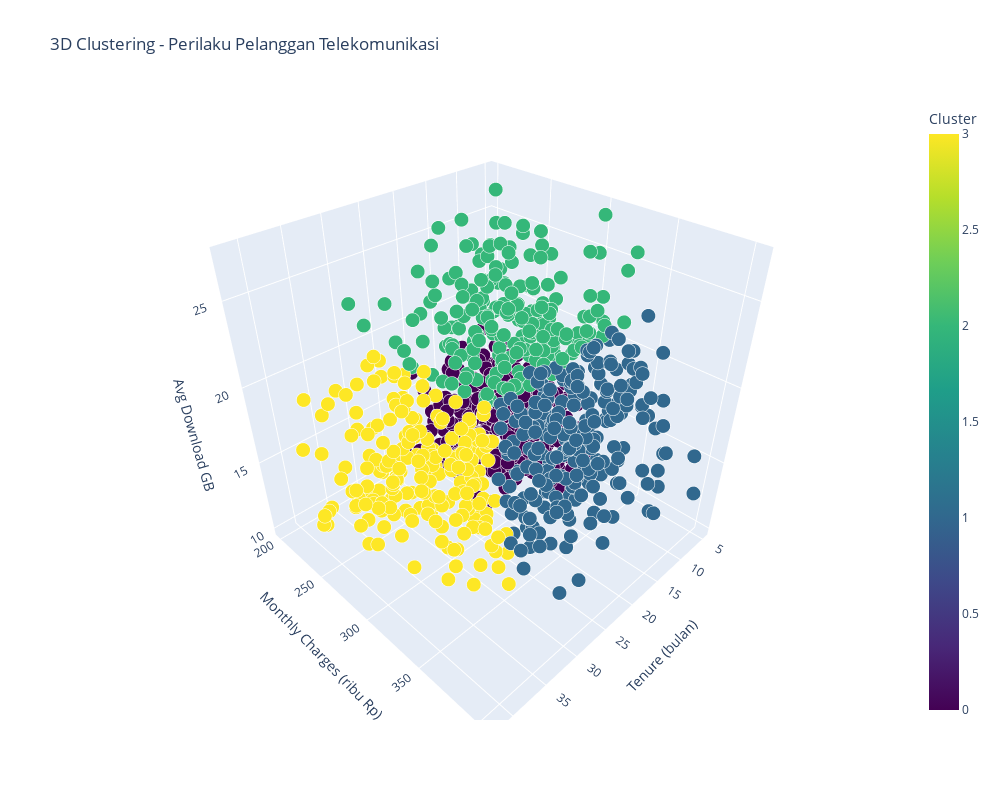

Here is the notebook cell this chart was saved with:
### Code cell
import plotly.graph_objects as go

# Buat 3D scatter plot dengan Plotly
fig = go.Figure(data=[go.Scatter3d(
    x=numeric_features['Tenure'],
    y=numeric_features['MonthlyCharges'],
    z=numeric_features['Avg_Download_GB'],
    mode='markers',
    marker=dict(
        size=5,
        color=numeric_features['Cluster Pelanggan'],
        colorscale='Viridis',
        showscale=True,
        colorbar=dict(title="Cluster"),
        line=dict(width=0.5, color='white')
    ),
    text=[f"Cluster: {c}" for c in numeric_features['Cluster Pelanggan']],
    hoverinfo='text'
)])

fig.update_layout(
    title='3D Clustering - Perilaku Pelanggan Telekomunikasi',
    scene=dict(
        xaxis_title='Tenure (bulan)',
        yaxis_title='Monthly Charges (ribu Rp)',
        zaxis_title='Avg Download GB'
    ),
    width=1000,
    height=800
)

fig.show()

### Figure 1 — Plotly figure (JSON) as saved in the notebook; plotly's stock layout.template omitted (floating-point values rounded to 4 significant figures; data arrays with more than 128 entries replaced by an {"elided": "..."} marker saying what was removed)
{"data": [{"hoverinfo": "text", "marker": {"color": {"elided": "973 int values"}, "colorbar": {"title": {"text": "Cluster"}}, "colorscale": [[0, "#440154"], [0.1111, "#482878"], [0.2222, "#3e4989"], [0.3333, "#31688e"], [0.4444, "#26828e"], [0.5556, "#1f9e89"], [0.6667, "#35b779"], [0.7778, "#6ece58"], [0.8889, "#b5de2b"], [1, "#fde725"]], "line": {"color": "white", "width": 0.5}, "showscale": true, "size": 5}, "mode": "markers", "text": {"elided": "973 str values"}, "type": "scatter3d", "x": {"elided": "973 float values"}, "y": {"elided": "973 float values"}, "z": {"elided": "973 float values"}}], "layout": {"height": 800, "scene": {"xaxis": {"title": {"text": "Tenure (bulan)"}}, "yaxis": {"title": {"text": "Monthly Charges (ribu Rp)"}}, "zaxis": {"title": {"text": "Avg Download GB"}}}, "title": {"text": "3D Clustering - Perilaku Pelanggan Telekomunikasi"}, "width": 1000}}
